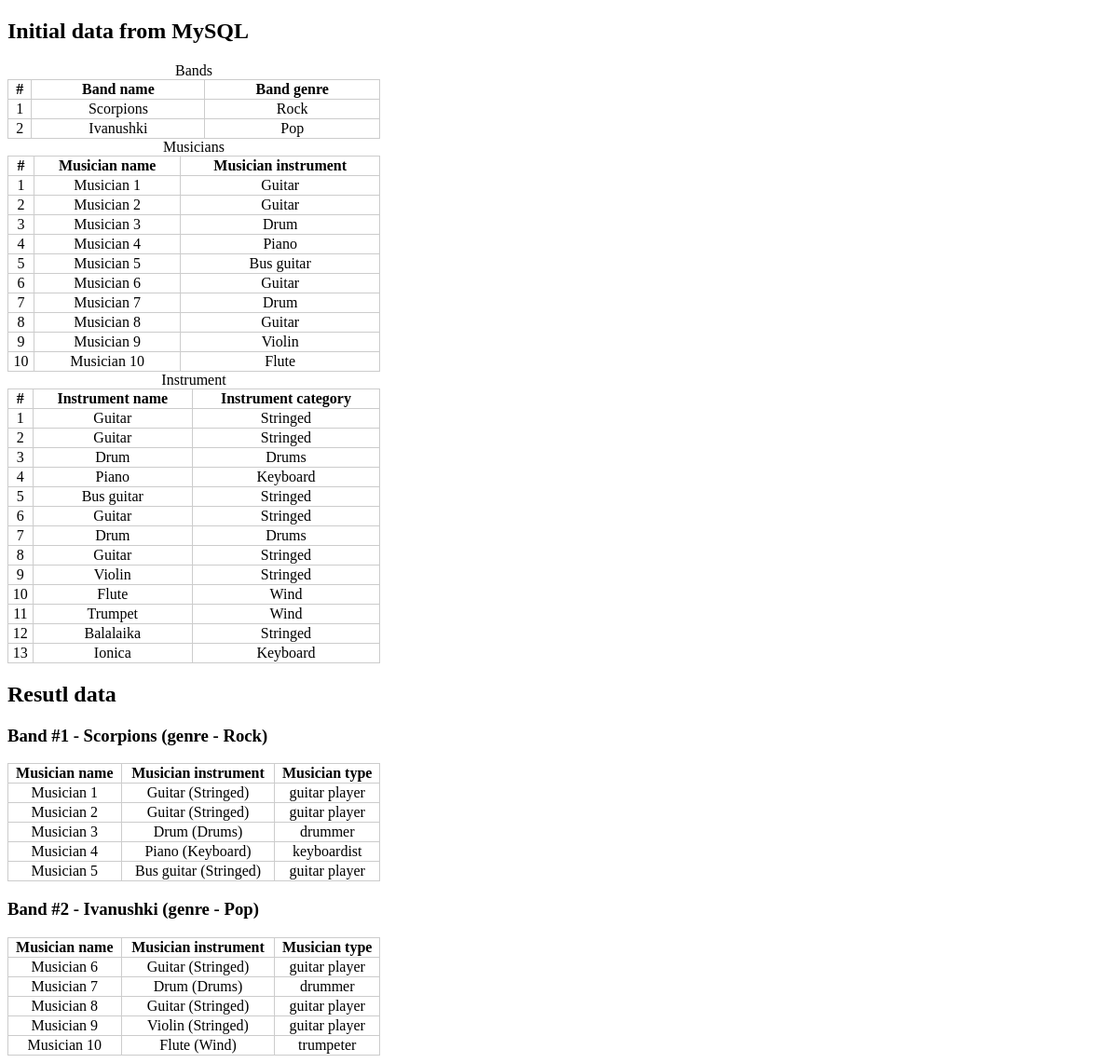
The page / on the database its author committed.
### tables this page shows
CREATE TABLE IF NOT EXISTS `band` (
  `band_id` tinyint(10) unsigned NOT NULL AUTO_INCREMENT,
  `band_name` varchar(50) NOT NULL,
  PRIMARY KEY (`band_id`)
);

CREATE TABLE IF NOT EXISTS `genre` (
  `genre_id` tinyint(3) unsigned NOT NULL AUTO_INCREMENT,
  `genre_name` varchar(50) NOT NULL,
  PRIMARY KEY (`genre_id`)
);

CREATE TABLE IF NOT EXISTS `musician` (
  `musician_id` tinyint(3) unsigned NOT NULL AUTO_INCREMENT,
  `musician_name` varchar(50) NOT NULL,
  PRIMARY KEY (`musician_id`)
);

CREATE TABLE IF NOT EXISTS `instrument` (
  `instrument_id` tinyint(3) unsigned NOT NULL AUTO_INCREMENT,
  `instrument_name` varchar(50) NOT NULL,
  PRIMARY KEY (`instrument_id`)
);

CREATE TABLE IF NOT EXISTS `category` (
  `category_id` tinyint(3) unsigned NOT NULL AUTO_INCREMENT,
  `category_name` varchar(50) NOT NULL,
  PRIMARY KEY (`category_id`)
);

CREATE TABLE IF NOT EXISTS `musictype` (
  `musictype_id` tinyint(3) unsigned NOT NULL AUTO_INCREMENT,
  `musictype_name` varchar(50) NOT NULL,
  PRIMARY KEY (`musictype_id`)
);

### index.php (called while the page is built, shortened)
<?php
include './libs/Database.php';
include './libs/Band.php';
include './libs/Musician.php';
include './libs/Instrument.php';
$db = new Database();
$bands = $db->findAll('band');
$musicians = $db->findAll('musician');
$instruments = $db->findAll('instrument');
$result = array();
require_once TEMPLATES.TEMPLATE;
?>

### libs/Database.php (called while the page is built)
<?php
class Database
{
    private $pdo;
    public function __construct()
    {
    	try
        {
            $this->pdo = new PDO(DSN, USER, PASS);
        }
        catch (PDOException $e)
        {
            echo ERROR_CONNECT.'<br>'.$e->getMessage();
            exit;
        }
    }
    public function findAll($table)
    {
        switch ($table)
        {
            case 'band':
            $query = "SELECT band.band_id, band.band_name, genre.genre_name FROM band
            LEFT JOIN band_genre ON band.band_id = band_genre.band_id
            LEFT JOIN genre ON band_genre.genre_id = genre.genre_id";
            break;
            case 'musician':
            $query = "SELECT musician.musician_id, musician.musician_name, instrument.instrument_name, musician_band.band_id, musictype_name FROM musician
            LEFT JOIN musician_instrument ON musician.musician_id = musician_instrument.musician_id
            LEFT JOIN instrument ON instrument.instrument_id = musician_instrument.instrument_id
            LEFT JOIN musician_band ON musician_band.musician_id = musician.musician_id
            LEFT JOIN musician_musictype ON musician.musician_id = musician_musictype.musician_id
            LEFT JOIN musictype ON musician_musictype.musictype_id = musictype.musictype_id";
            break;
            case 'instrument':
            $query = "SELECT instrument.instrument_id, instrument.instrument_name, category.category_name, musician_instrument.musician_id FROM instrument
            LEFT JOIN instrument_category ON instrument.instrument_id = instrument_category.instrument_id
            LEFT JOIN category ON category.category_id = instrument_category.category_id
            LEFT JOIN musician_instrument ON musician_instrument.instrument_id = instrument.instrument_id";
            break;
        }
        $stmt = $this->pdo->query($query);
        return $stmt->fetchAll(PDO::FETCH_ASSOC);
    }
}
?>

### libs/Band.php (called while the page is built)
<?php
class Band implements iBand
{
    protected $name;
    protected $genre;
    protected $musicians = array();
    public function setName($name)
    {
        $this->name = $name;
    }
    public function getName()
    {
        return $this->name;
    }
    public function setGenre($genre)
    {
        $this->genre = $genre;
    }
    public function getGenre()
    {
        return $this->genre;
    }
    public function addMusician(iMusician $obj)
    {
        array_push($this->musicians, $obj);
    }
    public function getMusician()
    {
        return $this->musicians;
    }
}
?>

### libs/Musician.php (called while the page is built, shortened)
<?php
class Musician implements iMusician
{
    protected $name;
    protected $instrument;
    protected $musicType;
    public function setName($name)
    {
        $this->name = $name;
    }
    public function getName()
    {
        return $this->name;
    }
    public function addInstrument(iInstrument $obj)
    {
        $this->instrument = $obj;
    }
    public function getInstrument()
    {
        return $this->instrument;
    }
    public function setMusicianType($musicType)
    {
        $this->musicType = $musicType;
    }
    public function getMusicianType()
    {
        return $this->musicType;
    }
}
?>

### libs/Instrument.php (called while the page is built)
<?php
class Instrument implements iInstrument
{
    protected $name;
    protected $category;
    public function setName($name)
    {
        $this->name = $name;
    }
    public function getName()
    {
        return $this->name;
    }
    public function setCategory($category)
    {
        $this->category = $category;
    }
    public function getCategory()
    {
        return $this->category;
    }
}
?>

### templates/index.php (the view, shortened to what this page needs)
<!DOCTYPE HTML>
<html lang="en">
<head>
</head>
<body>
<h2>Initial data from MySQL</h2>
<table>
    <caption>Bands</caption>
    <tr>
        <th>#</th>
        <th>Band name</th>
        <th>Band genre</th>
    </tr>
    <?php $bandNum = 1;?>
    <?php foreach($bands as $band) : ?>
    <tr>
        <td><?=$bandNum++?></td>
        <td><?=$band['band_name']?></td>
        <td><?=$band['genre_name']?></td>
    </tr>
    <?php endforeach; ?>
</table>
<table>
    <caption>Musicians</caption>
    <tr>
        <th>#</th>
        <th>Musician name</th>
        <th>Musician instrument</th>
    </tr>
    <?php $musicianNum = 1;?>
    <?php foreach($musicians as $musician) : ?>
    <tr>
        <td><?=$musicianNum++?></td>
        <td><?=$musician['musician_name']?></td>
        <td><?=$musician['instrument_name']?></td>
    </tr>
    <?php endforeach; ?>
</table>
<table>
    <caption>Instrument</caption>
    <tr>
        <th>#</th>
        <th>Instrument name</th>
        <th>Instrument category</th>
    </tr>
    <?php $instrumentNum = 1;?>
    <?php foreach($instruments as $instrument) : ?>
    <tr>
        <td><?=$instrumentNum++?></td>
        <td><?=$instrument['instrument_name']?></td>
        <td><?=$instrument['category_name']?></td>
    </tr>
    <?php endforeach; ?>
</table>
<h2>Resutl data</h2>
<?php $bandNumber = 1;?>
<?php foreach($result as $item) : ?>
<h3>Band #<?=$bandNumber++?> - <?=$item->getName()?> (genre - <?=$item->getGenre()?>)</h3>
<table>
    <tr>
        <th>Musician name</th>
        <th>Musician instrument</th>
        <th>Musician type</th>
    </tr>
    <?php foreach($item->getMusician() as $musicant) : ?>
    <tr>
        <td><?=$musicant->getName()?></td>
        <td><?=$musicant->getInstrument()->getName()?> (<?=$musicant->getInstrument()->getCategory()?>)</td>
        <td><?=$musicant->getMusicianType()?></td>
    </tr>
    <?php endforeach; ?>
</table>
<?php endforeach; ?>
</body>
</html>

### templates/index.php (style rules this page uses)
table { width: 400px; border-collapse: collapse; text-align: center; }
th, td { border: 1px solid #ccc; }

### rows shown on the page
band: band_name "Scorpions", genre.genre_name "Rock"
band: band_name "Ivanushki", genre.genre_name "Pop"
musician: musician_name "Musician 1", instrument.instrument_name "Guitar", musictype.musictype_name "guitar player"
musician: musician_name "Musician 2", instrument.instrument_name "Guitar", musictype.musictype_name "guitar player"
musician: musician_name "Musician 3", instrument.instrument_name "Drum", musictype.musictype_name "drummer"
musician: musician_name "Musician 4", instrument.instrument_name "Piano", musictype.musictype_name "keyboardist"
musician: musician_name "Musician 5", instrument.instrument_name "Bus guitar", musictype.musictype_name "guitar player"
musician: musician_name "Musician 6", instrument.instrument_name "Guitar", musictype.musictype_name "guitar player"
musician: musician_name "Musician 7", instrument.instrument_name "Drum", musictype.musictype_name "drummer"
musician: musician_name "Musician 8", instrument.instrument_name "Guitar", musictype.musictype_name "guitar player"
musician: musician_name "Musician 9", instrument.instrument_name "Violin", musictype.musictype_name "guitar player"
musician: musician_name "Musician 10", instrument.instrument_name "Flute", musictype.musictype_name "trumpeter"
instrument: instrument_name "Guitar", category.category_name "Stringed"
instrument: instrument_name "Drum", category.category_name "Drums"
instrument: instrument_name "Piano", category.category_name "Keyboard"
instrument: instrument_name "Bus guitar", category.category_name "Stringed"
instrument: instrument_name "Violin", category.category_name "Stringed"
instrument: instrument_name "Flute", category.category_name "Wind"
instrument: instrument_name "Trumpet", category.category_name "Wind"
instrument: instrument_name "Balalaika", category.category_name "Stringed"
instrument: instrument_name "Ionica", category.category_name "Keyboard"
category: category_name "Stringed"
category: category_name "Drums"
category: category_name "Keyboard"
category: category_name "Wind"
